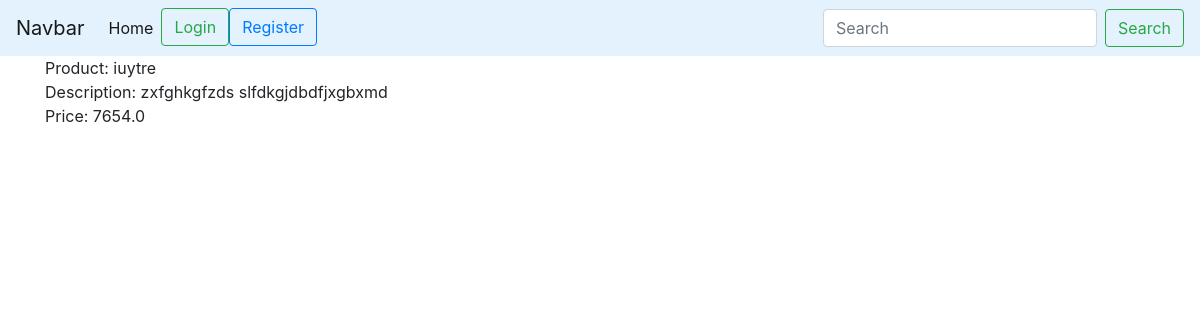
Before: /product/management/22/detail with the older database file.
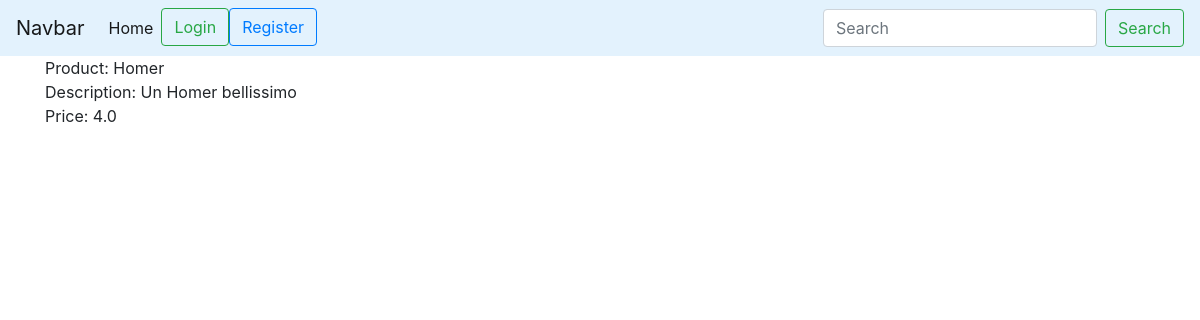
After: the same page with the newer database file.
### product_management/models.py (models this page shows, shortened)
class Product(models.Model):
    id = models.AutoField(primary_key=True)
    name = models.CharField(max_length=50)
    image = models.ImageField(upload_to='product_images/')
    price = models.FloatField(validators=[MinValueValidator(0.0001)])
    discount = models.FloatField(default=0,validators=[MinValueValidator(0.0)])
    description = models.TextField(max_length=500)
    available = models.BooleanField(default=False)
    quantity = models.PositiveIntegerField(default=1)
    producer = models.ForeignKey(CustomUser, on_delete=models.CASCADE)
    category = models.ForeignKey(MyCategory,on_delete=models.PROTECT)

### product_management/views.py (the view)
# urls.py: path('management/<int:pk>/detail', views.ProductDetail.as_view(), name='product_detail'),
class ProductDetail(DetailView):
    model = Product
    template_name = 'product_setting/detail.html'
    def get_queryset(self, *args, **kwargs):
        return Product.objects.filter(id=self.kwargs['pk'])

### product_management/templates/product_setting/detail.html (shortened to what this page needs)
{% extends 'base.html' %}
{% load static %}
{% block content %}
    <div class="container">
        <p>
            Product:  {{ product.name }} <br>
            Description: {{ product.description }} </br>
            Price: {{ product.price }}
        </p>
{% endblock %}

Changed rows visible on the page:
changed Product: name "iuytre" → "Homer"; description "zxfghkgfzds slfdkgjdbdfjxgbxmd" → "Un Homer bellissimo"; price "7654.0" → "4.0"
